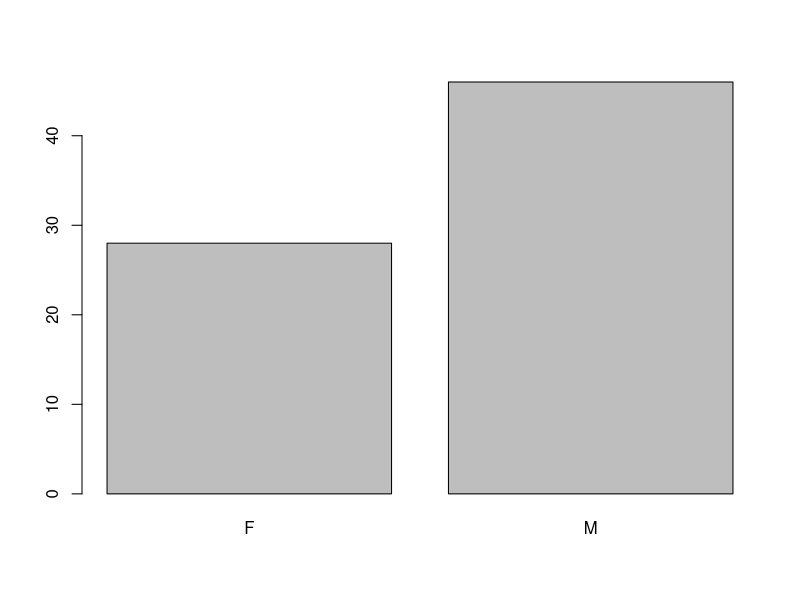
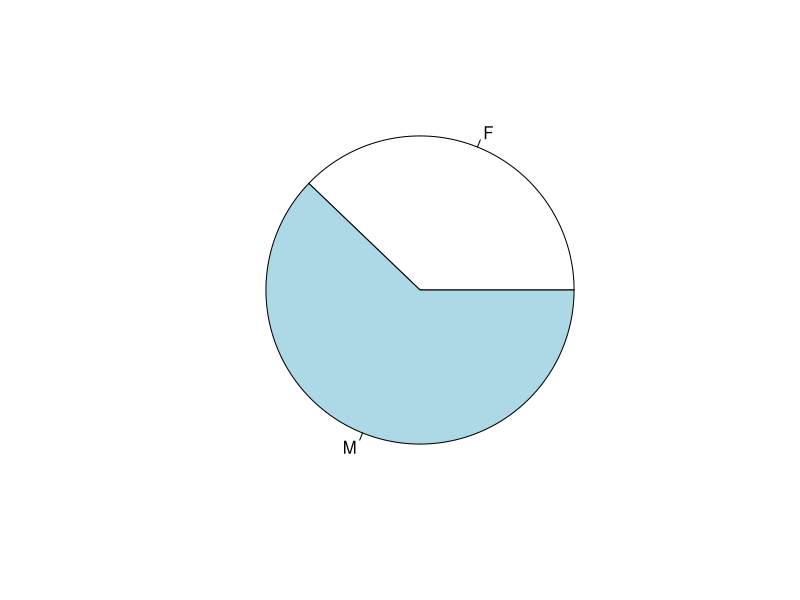
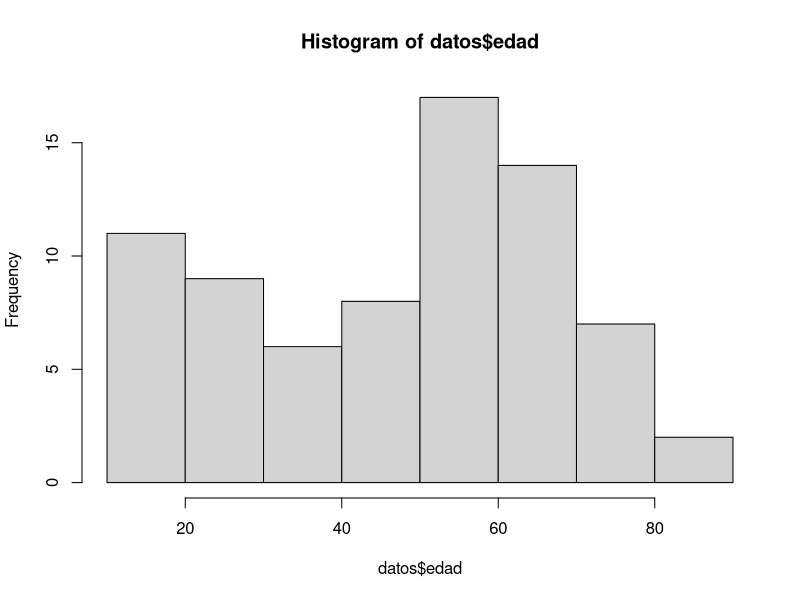
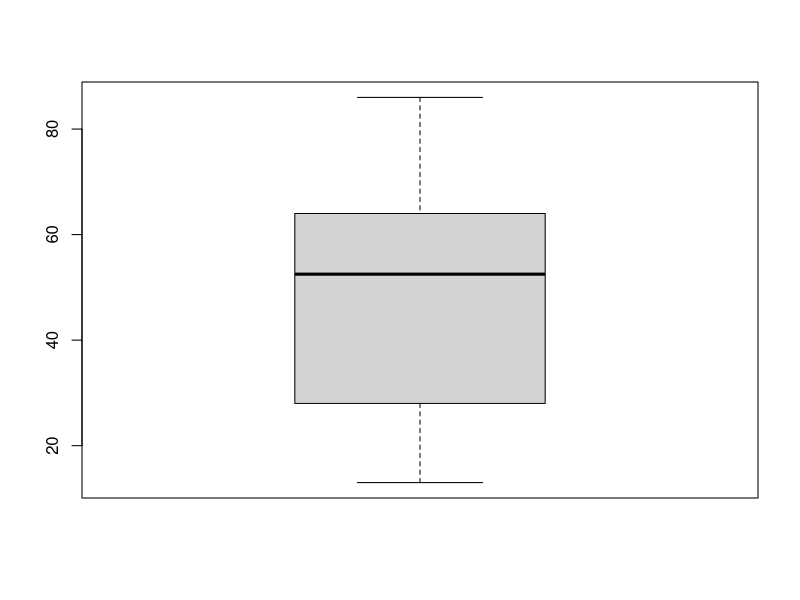
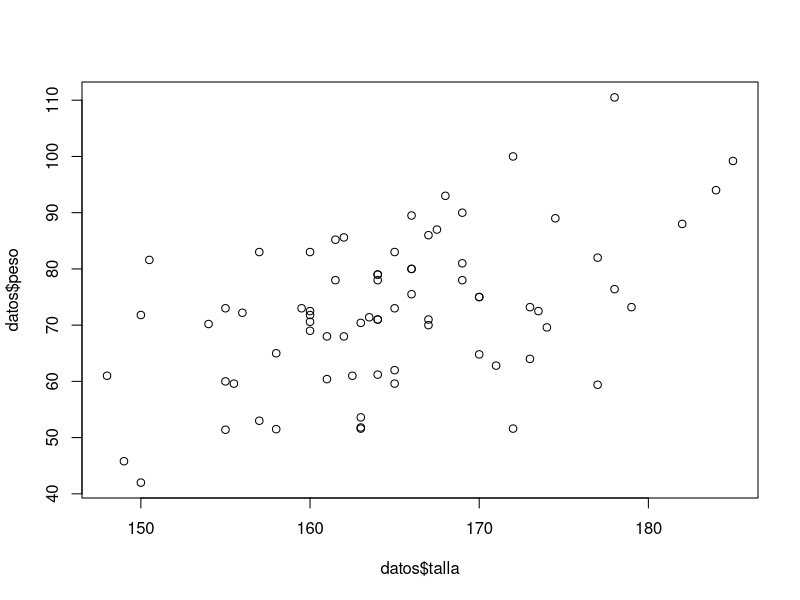

Source code (R) for these figures, in order:
## ---- chunk 1
knitr::opts_chunk$set(comment=NA)
## ---- chunk 2
# esto es una línea de comentario y no es tenida en cuenta por el intérprete
## ---- chunk 3
a <- 1

2 -> b

c = 3
## ---- chunk 4
a
b
c
## ---- chunk 5
vec1 <- 1
vec1
## ---- chunk 6
vec2 <- c(1,5,2)
vec2
## ---- chunk 7
length(vec2)
## ---- chunk 8
mode(vec2)
## ---- chunk 9
vec3 <- "Hola"
vec3
## ---- chunk 10
length(vec3)
## ---- chunk 11
mode(vec3)
## ---- chunk 12
matriz1 <- matrix(data=c(1,2,3,4), nrow = 2, ncol = 2)
matriz1
## ---- chunk 13
array1 <- array(data=c(1,2,3,4,5,6,7,8), dim = c(2,2,2))
array1
## ---- chunk 14
factor1 <- factor(x=c("a","b","a","c","b","a"), levels = c("a","b","c"))
factor1
## ---- chunk 15
HC <- c("F324", "G21", "G34", "F231")
edad <- c(34,32,34,54)
sexo <- c("M", "H", "H", "M")

df1 <- data.frame(HC, edad, sexo)

df1
## ---- chunk 16
2 + 5
3 - 2
9 * 3
10 / 2
5 ^ 2
## ---- chunk 17
a <- 3
b <- 6
(a + b)*b
## ---- chunk 18
a <- c(1,2,3)
a * 3
## ---- chunk 19
a <- c(1,2,3)
a * a
## ---- chunk 20
a <- c(3,8,2)
a == c(3,4,5)
## ---- chunk 21
a <- c(4,8,10)
a > 8
a < 8
a != 8

## ---- chunk 22
a <- c(1:8)
a
(a > 3) & (a < 7)
## ---- chunk 23
1:10
10:1
## ---- chunk 24
seq(from=1, to=20,by = 2)
## ---- chunk 25
seq(from=0.1, to=0.9,by = 0.1)
seq(from=-5, to=5,by = 1)
seq(from=300, to=0,by = -50)
## ---- chunk 26
rep(x=2, times=5)
rep(1:4, 5)  # combinada con el operador :
rep(c(4.5,6.8,7.2), 2) # combinada con la función c()
## ---- chunk 27
x <- c("a","b","c","d","e")	# generamos un vector x con 5 letras

x[1]		                    # llamamos a la primer posición y nos devuelve su valor 
		
x[3]		                    # llamamos a la tercer posición y nos devuelve su valor

x[c(1,3)]	                  # llamamos a las posiciones 1 y 3 juntas mediante c()

x[-c(1, 4)]	                # llamamos a las posiciones menos la 1 y la 4

y <- c(1, 2, 5)             # creamos otro vector y con los valores 1,2 y 5
x[y]		                    # utilizamos el vector y como índice y nos devuelve 	

x[2] <- "h"	                # asignamos el valor “h” a la posición 2 del vector x
x

z <- x[-5]                  # creamos el vector z eliminando la posición 5 de x
z
## ---- chunk 28
matriz <- matrix(data=c(1:15), nrow = 5, ncol = 3) # creamos una matriz
matriz   #  mostramos la matriz creada

matriz[3,2]     # llamamos al valor contenido en la fila 3 columna 2

matriz[2:4,3]   # llamamos a los valores contenidos entre la fila 2 y 4 de la columna 3

matriz[5,c(1,3)] # llamamos a los valores contenidos en la fila 5 de la columna 1 y 3

matriz[1,] <- matriz[4,]  # asignamos los valores de la fila 4 a la fila 1
matriz       # mostramos la matriz con los cambios
## ---- chunk 29
vec1 <- c(1:8)
vec1

vec1[vec1>3 & vec1<7]
## ---- chunk 30
vec1[c(F,F,F,T,T,T,F,F)]
## ---- chunk 31
vec1>3 & vec1<7
## ---- chunk 32
matriz[matriz < 5] <- 100  # asignamos el valor 100 a todos los 
                           # elementos de la matriz que sean menores a 5

matriz  # mostramos la matriz modificada
## ---- chunk 33
sexo <- c("Masculino", "Femenino", "Femenino", "Masculino", "Masculino", "Masculino","Femenino")
sexo
## ---- chunk 34
is.vector(sexo)   # preguntamos si sexo es un vector
mode(sexo)        # visualizamos el tipo de dato de sexo
## ---- chunk 35
sexo <- factor(sexo)
sexo

## ---- chunk 36
is.vector(sexo)   # preguntamos si sexo es un vector
is.factor(sexo)   # preguntamos si sexo es un factor
mode(sexo)        # visualizamos el tipo de dato de sexo
## ---- chunk 37
str(sexo)
## ---- chunk 38
levels(sexo)
## ---- chunk 39
salud <- c(4,3,1,3,2,2,3,3,1)
salud
## ---- chunk 40
nivsalud <- factor(salud,label=c("Mala","Regular","Buena","Muy buena"),
                   levels= 1:4)
nivsalud
## ---- chunk 41
levels(nivsalud)
## ---- chunk 42
nivsalud <- factor(salud,label=c("Mala","Regular","Buena","Muy buena"),
                   levels= 1:4,ordered=T)
nivsalud
## ---- chunk 43
vec1 <- 1:6
vec1
vec2 <- 11:16
vec2
## ---- chunk 44
m1 <- rbind(vec1,vec2)
m1
class(m1)
## ---- chunk 45
m2 <- cbind(vec1,vec2)
m2
class(m2)
## ---- chunk 46
cbind(m2,m2)
## ---- chunk 47
ncol(m1)
## ---- chunk 48
nrow(m2)
## ---- chunk 49
dim(m1)
## ---- chunk 50
id <- 1:5     # construimos el vector id
edad <- c(23,43,12,65,37)     # construimos el vector edad
sexo <- c("M","F","F","M","F")   # construimos el vector sexo
trabaja <- c(T,T,F,F,T)    # construimos el vector trabaja
datos <- data.frame(id,edad,sexo,trabaja)   # construimos el dataframe datos
## ---- chunk 51
ncol(datos)  # pedimos el número de columnas (variables)
nrow(datos)  # pedimos el número de filas (registros u observaciones)
dim(datos)   # pedimos las dimensiones del dataframe (observaciones,variables)
## ---- chunk 52
str(datos)
## ---- chunk 53
datos$sexo
## ---- chunk 54
datos[,3]   # pedimos la tercer variable (sexo)
## ---- chunk 55
datos[1,2]  # observación 1 variable 2
datos[4,]  # observación 4 todas las variables
datos[1:3,3] # observación 1,2 y 3 variable 3
datos[5,c(1,4)] # observación 5 variables 1 y 4
## ---- chunk 56
names(datos)
## ---- chunk 57
mujeres <- datos[datos$sexo=="F",]
mujeres
## ---- chunk 58
mujeres_mayores_20 <- datos[datos$sexo=="F" & datos$edad>20,]
mujeres_mayores_20
## ---- chunk 59
subset(datos, sexo=="F")
subset(datos, sexo=="F" & datos$edad>20)
## ---- chunk 60
subset(datos, sexo=="F", select = trabaja) # solo una variable
subset(datos, sexo=="F", select = c(id,sexo)) # más de una variable específica
subset(datos, sexo=="F", select = -trabaja) # todas menos una variable
subset(datos, sexo=="F", select = edad:trabaja) # un rango de variables
## ---- chunk 61
datos <- read.csv2("datos.csv")
## ---- chunk 62
str(datos)
## ---- chunk 63
table(datos$sexo)
## ---- chunk 64
prop.table(table(datos$sexo))
## ---- chunk 65
prop.table(table(datos$sexo)) * 100
## ---- chunk 66
round(prop.table(table(datos$sexo)) * 100,2)
## ---- chunk 67
table(datos$sexo,datos$trabaja)
## ---- chunk 68
prop.table(table(datos$sexo,datos$trabaja))
## ---- chunk 69
round(prop.table(table(datos$sexo,datos$trabaja)) * 100,2)
## ---- chunk 70
round(prop.table(table(datos$sexo,datos$trabaja),margin = 1)*100,2)
## ---- chunk 71
round(prop.table(table(datos$sexo,datos$trabaja),margin = 2)*100,2)
## ---- chunk 72
addmargins(table(datos$sexo,datos$trabaja))
addmargins(prop.table(table(datos$sexo,datos$trabaja)))*100
## ---- chunk 73
mean(datos$edad)     # media de la variable edad del dataframe datos
median(datos$edad)  # mediana de la variable edad del dataframe datos
## ---- chunk 74
quantile(datos$edad,0.25)  # Q1 (P25)
quantile(datos$edad,0.50)  # Q2 (P50 o mediana)
quantile(datos$edad,0.75)  # Q3 (P75)
## ---- chunk 75
quantile(datos$edad, seq(0,1,by=0.1))
## ---- chunk 76
fivenum(datos$edad)
## ---- chunk 77
min(datos$edad)
max(datos$edad)
## ---- chunk 78
var(datos$edad)
sd(datos$edad)
## ---- chunk 79
diff(range(datos$edad))
## ---- chunk 80
IQR(range(datos$edad))
## ---- chunk 81
sd(datos$edad)/mean(datos$edad)*100
## ---- chunk 82
round(sd(datos$edad)/(sqrt(length(datos$edad))),2)
## ---- chunk 83
barplot(table(datos$sexo))
## ---- chunk 84
pie(table(datos$sexo))
## ---- chunk 85
hist(datos$edad)
## ---- chunk 86
boxplot(datos$edad)
## ---- chunk 87
plot(datos$talla,datos$peso)
